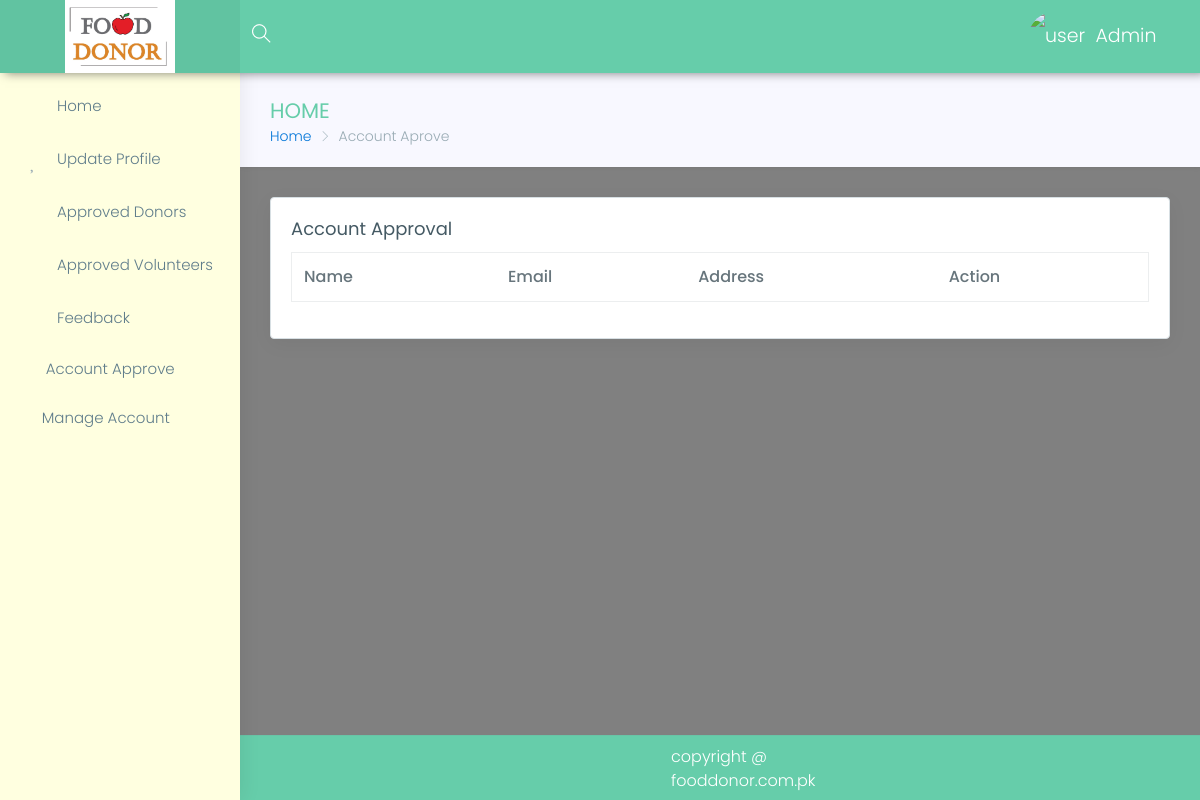
Before: /fdsadmin/volunteer (signed in) with the older database file.
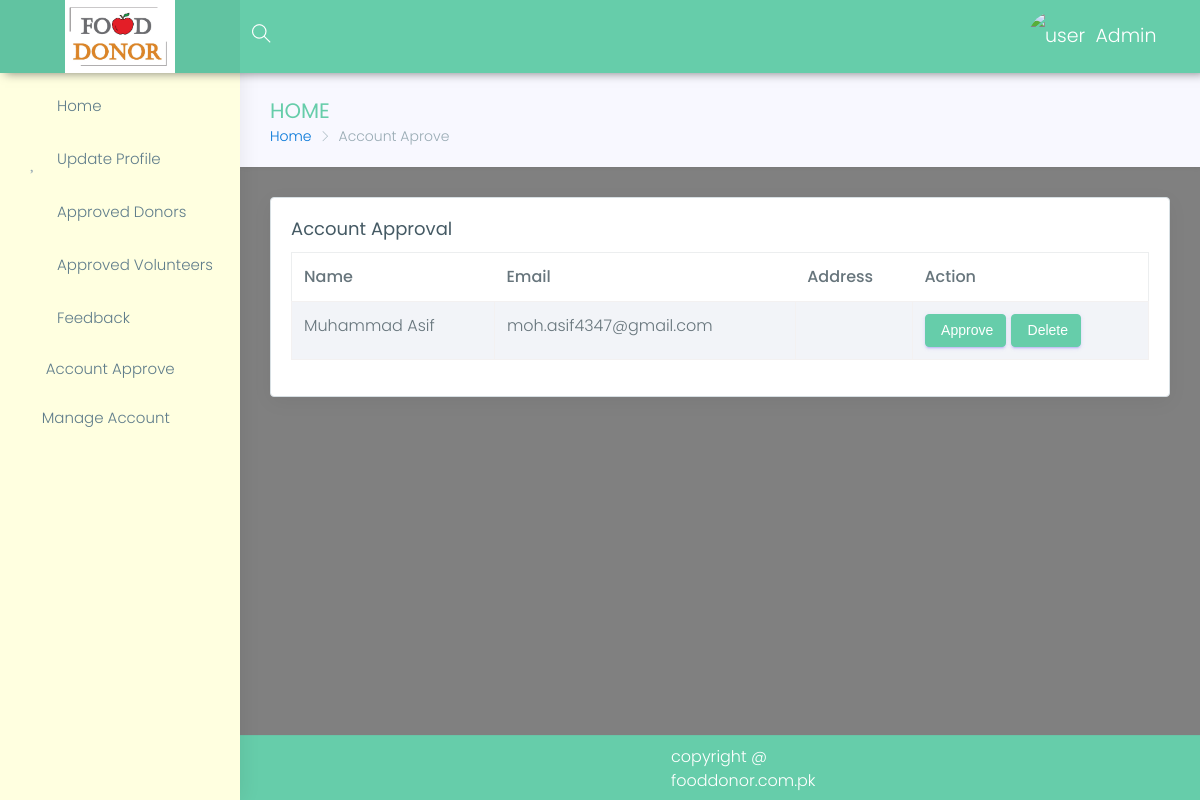
After: the same page with the newer database file.
### volunteer/models.py (models this page shows, shortened)
class Volenteer(models.Model):
    user = models.OneToOneField(User, on_delete=models.CASCADE, primary_key=True)
    name = models.CharField(max_length=100, blank=False, null=False)
    role = models.CharField(default='Voleenteer', blank=False, max_length=10)
    address = models.CharField(max_length=100, blank=False, null=False)
    mobile = models.CharField(max_length=15, blank=False)
    pick_locations = models.ManyToManyField(Location,help_text="press ctrl and click to select multiple")
    image = models.ImageField(blank=True, null=True)
    gender = models.CharField(max_length=6, blank=True, null=True, choices=gender)
    city = models.CharField(max_length=20, blank=True, null=True)
    country = models.CharField(max_length=20, blank=True, null=True)
    is_approved = models.BooleanField(default=False)
    cnic = models.CharField(max_length=15, blank=True, null=True)
    code=models.IntegerField(default=0,null=True,blank=True)

### fdsadmin/views.py (the view)
# urls.py: url(r'^map/(?P<pk>\d+)$',views.map,name='volunteer-map'),
@login_required
def volunteer(request):
    if not auth_admin(request):
        return redirect('/home/login')
    all_volunteer = Volenteer.objects.filter(is_approved=False)
    return render(request, 'fdsadmin/volunteer.html',{'volunteers':all_volunteer})

### fdsadmin/views.py (called while the page is built)
def auth_admin(request):
    if request.user.is_staff:
        return True
    else:
        return False

### templates/fdsadmin/volunteer.html (shortened to what this page needs)
{% extends 'panel-base.html' %}
{% block sidebar %}
            {% include 'fdsadmin/sidebar.html' %}
        {% endblock %}
{% block bradcrump %}
    <div class="row page-titles">
                    <div class="col-md-5 col-8 align-self-center">
                        <h3 class="text-themecolor">HOME</h3>
                        <ol class="breadcrumb">
                            <li class="breadcrumb-item"><a href="{% url 'fdsadmin-index' %}">Home</a></li>
                            <li class="breadcrumb-item active">Account Aprove</li>
                        </ol>
                    </div>
                </div>
{% endblock %}
{% block main %}
                <div class="row">
                    <div class="col-lg-12">
                        <div class="card">
                            <div class="card-block">
                                <h4 class="card-title">Account Approval</h4>
                                <div class="table-responsive">
                                    <table class="table table-hover table-striped table-bordered">
                                        <thead>
                                            <tr>
                                                <th>Name</th>
                                                <th>Email</th>
                                                <th>Address</th>
                                                <th>Action</th>
                                            </tr>
                                        </thead>
                                        <tbody>
                                        {% for volunteer in volunteers %}
                                            <tr>
                                                <td>{{ volunteer.name }}</td>
                                                <td>{{ volunteer.user.email }}</td>
                                                <td>{{ volunteer.address }}</td>
                                                     <td>
                                                    <button onclick="approve_user('{{ volunteer.user.username }}')"  data-toggle="modal" data-target="#block" class="btn btn-primary"> Approve</button>
                                                    <button onclick="delete_user('{{ volunteer.user.username }}')" data-toggle="modal" data-target="#delete" class="btn btn-primary"> Delete</button>
                                                </td>
                                            </tr>
                                        {% endfor %}
                                        </tbody>
                                    </table>
                                </div>
                            </div>
                        </div>
                    </div>
                </div>
{% endblock %}

Changed rows visible on the page:
added Volenteer: name "Muhammad Asif", user.email "moh.asif4347@gmail.com"
